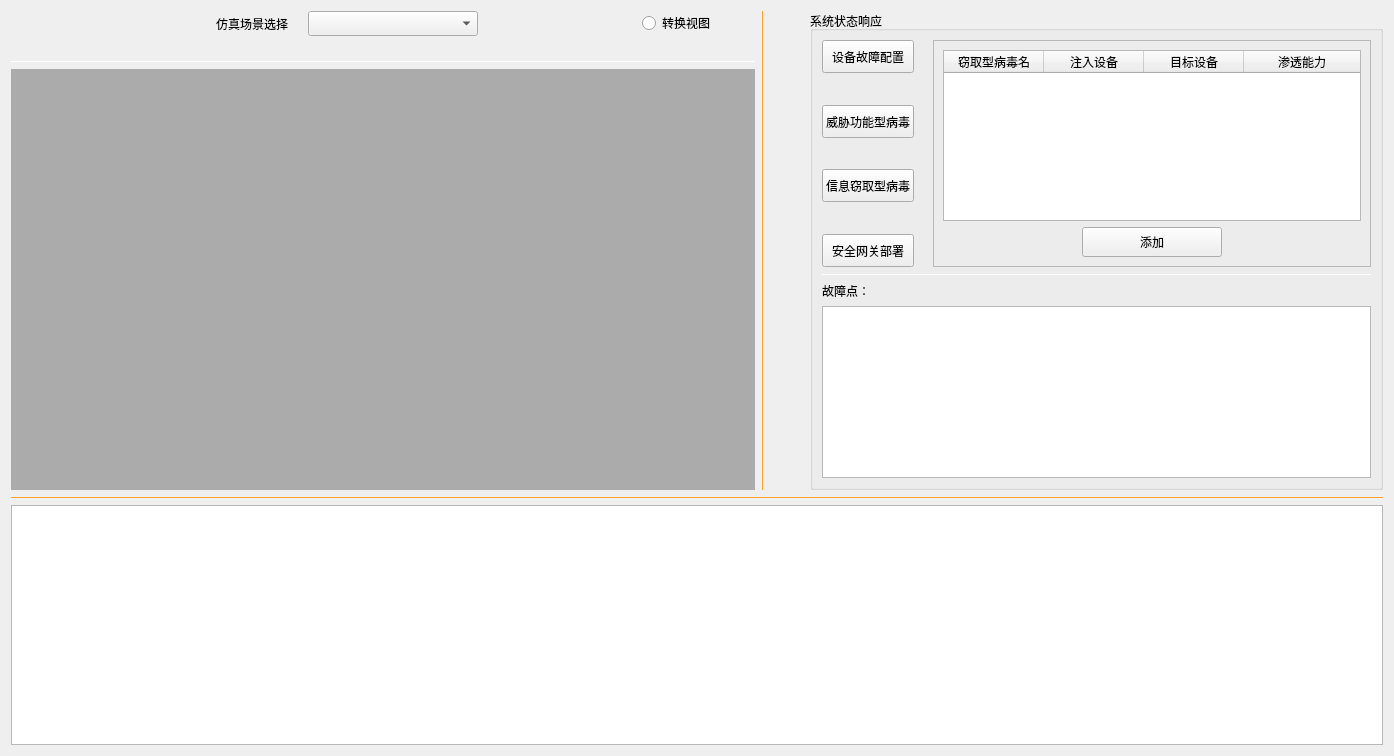
<?xml version="1.0" encoding="UTF-8"?>
<ui version="4.0">
 <class>Situation</class>
 <widget class="QWidget" name="Situation">
  <property name="geometry">
   <rect>
    <x>0</x>
    <y>0</y>
    <width>1394</width>
    <height>756</height>
   </rect>
  </property>
  <property name="windowTitle">
   <string>Form</string>
  </property>
  <layout class="QGridLayout" name="gridLayout_4">
   <item row="0" column="0">
    <layout class="QVBoxLayout" name="verticalLayout_9" stretch="8,0,4">
     <item>
      <layout class="QHBoxLayout" name="horizontalLayout_8" stretch="8,0,0,0">
       <item>
        <layout class="QVBoxLayout" name="verticalLayout_7">
         <item>
          <layout class="QVBoxLayout" name="verticalLayout_11">
           <item>
            <layout class="QHBoxLayout" name="horizontalLayout_3">
             <property name="spacing">
              <number>0</number>
             </property>
             <property name="sizeConstraint">
              <enum>QLayout::SetDefaultConstraint</enum>
             </property>
             <item>
              <spacer name="horizontalSpacer_13">
               <property name="orientation">
                <enum>Qt::Horizontal</enum>
               </property>
               <property name="sizeHint" stdset="0">
                <size>
                 <width>40</width>
                 <height>20</height>
                </size>
               </property>
              </spacer>
             </item>
             <item>
              <spacer name="horizontalSpacer_15">
               <property name="orientation">
                <enum>Qt::Horizontal</enum>
               </property>
               <property name="sizeType">
                <enum>QSizePolicy::Fixed</enum>
               </property>
               <property name="sizeHint" stdset="0">
                <size>
                 <width>40</width>
                 <height>20</height>
                </size>
               </property>
              </spacer>
             </item>
             <item>
              <widget class="QLabel" name="label">
               <property name="sizePolicy">
                <sizepolicy hsizetype="Fixed" vsizetype="Fixed">
                 <horstretch>0</horstretch>
                 <verstretch>0</verstretch>
                </sizepolicy>
               </property>
               <property name="minimumSize">
                <size>
                 <width>0</width>
                 <height>25</height>
                </size>
               </property>
               <property name="frameShadow">
                <enum>QFrame::Sunken</enum>
               </property>
               <property name="text">
                <string>仿真场景选择</string>
               </property>
              </widget>
             </item>
             <item>
              <spacer name="horizontalSpacer_16">
               <property name="orientation">
                <enum>Qt::Horizontal</enum>
               </property>
               <property name="sizeType">
                <enum>QSizePolicy::Fixed</enum>
               </property>
               <property name="sizeHint" stdset="0">
                <size>
                 <width>20</width>
                 <height>20</height>
                </size>
               </property>
              </spacer>
             </item>
             <item>
              <widget class="QComboBox" name="comboBox">
               <property name="sizePolicy">
                <sizepolicy hsizetype="Fixed" vsizetype="Fixed">
                 <horstretch>0</horstretch>
                 <verstretch>0</verstretch>
                </sizepolicy>
               </property>
               <property name="minimumSize">
                <size>
                 <width>170</width>
                 <height>25</height>
                </size>
               </property>
               <property name="maximumSize">
                <size>
                 <width>160</width>
                 <height>25</height>
                </size>
               </property>
               <property name="sizeAdjustPolicy">
                <enum>QComboBox::AdjustToContents</enum>
               </property>
              </widget>
             </item>
             <item>
              <spacer name="horizontalSpacer_14">
               <property name="orientation">
                <enum>Qt::Horizontal</enum>
               </property>
               <property name="sizeHint" stdset="0">
                <size>
                 <width>40</width>
                 <height>20</height>
                </size>
               </property>
              </spacer>
             </item>
             <item>
              <widget class="QRadioButton" name="radioButton">
               <property name="text">
                <string>转换视图</string>
               </property>
              </widget>
             </item>
             <item>
              <spacer name="horizontalSpacer_17">
               <property name="orientation">
                <enum>Qt::Horizontal</enum>
               </property>
               <property name="sizeType">
                <enum>QSizePolicy::Fixed</enum>
               </property>
               <property name="sizeHint" stdset="0">
                <size>
                 <width>40</width>
                 <height>20</height>
                </size>
               </property>
              </spacer>
             </item>
            </layout>
           </item>
           <item>
            <spacer name="verticalSpacer_7">
             <property name="orientation">
              <enum>Qt::Vertical</enum>
             </property>
             <property name="sizeType">
              <enum>QSizePolicy::Fixed</enum>
             </property>
             <property name="sizeHint" stdset="0">
              <size>
               <width>20</width>
               <height>18</height>
              </size>
             </property>
            </spacer>
           </item>
          </layout>
         </item>
         <item>
          <widget class="Line" name="line_3">
           <property name="styleSheet">
            <string notr="true">color: rgb(255, 255, 255);</string>
           </property>
           <property name="frameShadow">
            <enum>QFrame::Plain</enum>
           </property>
           <property name="orientation">
            <enum>Qt::Horizontal</enum>
           </property>
          </widget>
         </item>
         <item>
          <widget class="QLabel" name="topo_situ">
           <property name="styleSheet">
            <string notr="true">QLabel#topo_situ
{

	background-color: rgb(171, 171, 171);


}</string>
           </property>
           <property name="text">
            <string/>
           </property>
          </widget>
         </item>
        </layout>
       </item>
       <item>
        <widget class="Line" name="line">
         <property name="styleSheet">
          <string notr="true">color: rgb(255, 160, 47);</string>
         </property>
         <property name="frameShadow">
          <enum>QFrame::Plain</enum>
         </property>
         <property name="orientation">
          <enum>Qt::Vertical</enum>
         </property>
        </widget>
       </item>
       <item>
        <spacer name="horizontalSpacer_12">
         <property name="orientation">
          <enum>Qt::Horizontal</enum>
         </property>
         <property name="sizeType">
          <enum>QSizePolicy::Fixed</enum>
         </property>
         <property name="sizeHint" stdset="0">
          <size>
           <width>40</width>
           <height>20</height>
          </size>
         </property>
        </spacer>
       </item>
       <item>
        <widget class="QGroupBox" name="groupBox_2">
         <property name="title">
          <string>系统状态响应</string>
         </property>
         <layout class="QGridLayout" name="gridLayout_3">
          <item row="0" column="0">
           <layout class="QVBoxLayout" name="verticalLayout_8">
            <item>
             <layout class="QHBoxLayout" name="horizontalLayout_7">
              <item>
               <layout class="QVBoxLayout" name="verticalLayout">
                <item>
                 <widget class="QPushButton" name="choose_event1">
                  <property name="minimumSize">
                   <size>
                    <width>0</width>
                    <height>33</height>
                   </size>
                  </property>
                  <property name="mouseTracking">
                   <bool>false</bool>
                  </property>
                  <property name="text">
                   <string>设备故障配置</string>
                  </property>
                  <property name="icon">
                   <iconset resource="../file.qrc">
                    <normaloff>:/png/rc/button/1 (16).png</normaloff>:/png/rc/button/1 (16).png</iconset>
                  </property>
                 </widget>
                </item>
                <item>
                 <spacer name="verticalSpacer">
                  <property name="orientation">
                   <enum>Qt::Vertical</enum>
                  </property>
                  <property name="sizeHint" stdset="0">
                   <size>
                    <width>20</width>
                    <height>13</height>
                   </size>
                  </property>
                 </spacer>
                </item>
                <item>
                 <widget class="QPushButton" name="choose_event2">
                  <property name="minimumSize">
                   <size>
                    <width>0</width>
                    <height>33</height>
                   </size>
                  </property>
                  <property name="text">
                   <string>威胁功能型病毒</string>
                  </property>
                  <property name="icon">
                   <iconset resource="../file.qrc">
                    <normaloff>:/png/rc/button/1 (3).png</normaloff>:/png/rc/button/1 (3).png</iconset>
                  </property>
                 </widget>
                </item>
                <item>
                 <spacer name="verticalSpacer_2">
                  <property name="orientation">
                   <enum>Qt::Vertical</enum>
                  </property>
                  <property name="sizeHint" stdset="0">
                   <size>
                    <width>20</width>
                    <height>13</height>
                   </size>
                  </property>
                 </spacer>
                </item>
                <item>
                 <widget class="QPushButton" name="choose_event3">
                  <property name="minimumSize">
                   <size>
                    <width>0</width>
                    <height>33</height>
                   </size>
                  </property>
                  <property name="text">
                   <string>信息窃取型病毒</string>
                  </property>
                  <property name="icon">
                   <iconset resource="../file.qrc">
                    <normaloff>:/png/rc/button/1 (9).png</normaloff>:/png/rc/button/1 (9).png</iconset>
                  </property>
                 </widget>
                </item>
                <item>
                 <spacer name="verticalSpacer_3">
                  <property name="orientation">
                   <enum>Qt::Vertical</enum>
                  </property>
                  <property name="sizeHint" stdset="0">
                   <size>
                    <width>20</width>
                    <height>13</height>
                   </size>
                  </property>
                 </spacer>
                </item>
                <item>
                 <widget class="QPushButton" name="choose_event4">
                  <property name="minimumSize">
                   <size>
                    <width>0</width>
                    <height>33</height>
                   </size>
                  </property>
                  <property name="text">
                   <string>安全网关部署</string>
                  </property>
                  <property name="icon">
                   <iconset resource="../file.qrc">
                    <normaloff>:/png/rc/button/1 (18).png</normaloff>:/png/rc/button/1 (18).png</iconset>
                  </property>
                 </widget>
                </item>
               </layout>
              </item>
              <item>
               <spacer name="horizontalSpacer_11">
                <property name="orientation">
                 <enum>Qt::Horizontal</enum>
                </property>
                <property name="sizeType">
                 <enum>QSizePolicy::Fixed</enum>
                </property>
                <property name="sizeHint" stdset="0">
                 <size>
                  <width>13</width>
                  <height>20</height>
                 </size>
                </property>
               </spacer>
              </item>
              <item>
               <widget class="QStackedWidget" name="stackedWidget">
                <property name="frameShape">
                 <enum>QFrame::StyledPanel</enum>
                </property>
                <property name="currentIndex">
                 <number>2</number>
                </property>
                <widget class="QWidget" name="page">
                 <layout class="QGridLayout" name="gridLayout_7">
                  <item row="1" column="0">
                   <layout class="QHBoxLayout" name="horizontalLayout">
                    <item>
                     <spacer name="horizontalSpacer">
                      <property name="orientation">
                       <enum>Qt::Horizontal</enum>
                      </property>
                      <property name="sizeHint" stdset="0">
                       <size>
                        <width>58</width>
                        <height>20</height>
                       </size>
                      </property>
                     </spacer>
                    </item>
                    <item>
                     <widget class="QComboBox" name="device_list">
                      <property name="minimumSize">
                       <size>
                        <width>120</width>
                        <height>20</height>
                       </size>
                      </property>
                     </widget>
                    </item>
                    <item>
                     <spacer name="horizontalSpacer_3">
                      <property name="orientation">
                       <enum>Qt::Horizontal</enum>
                      </property>
                      <property name="sizeHint" stdset="0">
                       <size>
                        <width>28</width>
                        <height>20</height>
                       </size>
                      </property>
                     </spacer>
                    </item>
                    <item>
                     <layout class="QVBoxLayout" name="verticalLayout_2">
                      <item>
                       <layout class="QHBoxLayout" name="horizontalLayout_2">
                        <item>
                         <spacer name="horizontalSpacer_2">
                          <property name="orientation">
                           <enum>Qt::Horizontal</enum>
                          </property>
                          <property name="sizeHint" stdset="0">
                           <size>
                            <width>58</width>
                            <height>20</height>
                           </size>
                          </property>
                         </spacer>
                        </item>
                        <item>
                         <widget class="QPushButton" name="pb_additem1">
                          <property name="minimumSize">
                           <size>
                            <width>120</width>
                            <height>20</height>
                           </size>
                          </property>
                          <property name="text">
                           <string>添加</string>
                          </property>
                          <property name="icon">
                           <iconset resource="../file.qrc">
                            <normaloff>:/png/rc/button/1 (13).png</normaloff>:/png/rc/button/1 (13).png</iconset>
                          </property>
                         </widget>
                        </item>
                        <item>
                         <spacer name="horizontalSpacer_4">
                          <property name="orientation">
                           <enum>Qt::Horizontal</enum>
                          </property>
                          <property name="sizeHint" stdset="0">
                           <size>
                            <width>28</width>
                            <height>20</height>
                           </size>
                          </property>
                         </spacer>
                        </item>
                       </layout>
                      </item>
                     </layout>
                    </item>
                   </layout>
                  </item>
                  <item row="0" column="0">
                   <layout class="QGridLayout" name="gridLayout_2">
                    <item row="0" column="0">
                     <widget class="QListWidget" name="falut_device_list"/>
                    </item>
                   </layout>
                  </item>
                 </layout>
                </widget>
                <widget class="QWidget" name="page_2">
                 <layout class="QGridLayout" name="gridLayout">
                  <item row="0" column="0">
                   <layout class="QVBoxLayout" name="verticalLayout_3">
                    <item>
                     <widget class="QTableWidget" name="tableWidget_2">
                      <attribute name="horizontalHeaderCascadingSectionResizes">
                       <bool>true</bool>
                      </attribute>
                      <attribute name="horizontalHeaderStretchLastSection">
                       <bool>true</bool>
                      </attribute>
                      <attribute name="verticalHeaderVisible">
                       <bool>false</bool>
                      </attribute>
                      <attribute name="verticalHeaderCascadingSectionResizes">
                       <bool>false</bool>
                      </attribute>
                      <attribute name="verticalHeaderStretchLastSection">
                       <bool>false</bool>
                      </attribute>
                      <column>
                       <property name="text">
                        <string>威胁型病毒名</string>
                       </property>
                      </column>
                      <column>
                       <property name="text">
                        <string>注入设备</string>
                       </property>
                      </column>
                      <column>
                       <property name="text">
                        <string>目标设备</string>
                       </property>
                      </column>
                      <column>
                       <property name="text">
                        <string>渗透能力</string>
                       </property>
                      </column>
                     </widget>
                    </item>
                    <item>
                     <layout class="QHBoxLayout" name="horizontalLayout_4">
                      <item>
                       <spacer name="horizontalSpacer_5">
                        <property name="orientation">
                         <enum>Qt::Horizontal</enum>
                        </property>
                        <property name="sizeHint" stdset="0">
                         <size>
                          <width>128</width>
                          <height>20</height>
                         </size>
                        </property>
                       </spacer>
                      </item>
                      <item>
                       <widget class="QPushButton" name="pb_additem2">
                        <property name="sizePolicy">
                         <sizepolicy hsizetype="Fixed" vsizetype="Fixed">
                          <horstretch>0</horstretch>
                          <verstretch>0</verstretch>
                         </sizepolicy>
                        </property>
                        <property name="minimumSize">
                         <size>
                          <width>140</width>
                          <height>30</height>
                         </size>
                        </property>
                        <property name="text">
                         <string>添加</string>
                        </property>
                        <property name="icon">
                         <iconset resource="../file.qrc">
                          <normaloff>:/png/rc/button/1 (13).png</normaloff>:/png/rc/button/1 (13).png</iconset>
                        </property>
                       </widget>
                      </item>
                      <item>
                       <spacer name="horizontalSpacer_6">
                        <property name="orientation">
                         <enum>Qt::Horizontal</enum>
                        </property>
                        <property name="sizeHint" stdset="0">
                         <size>
                          <width>128</width>
                          <height>20</height>
                         </size>
                        </property>
                       </spacer>
                      </item>
                     </layout>
                    </item>
                   </layout>
                  </item>
                 </layout>
                </widget>
                <widget class="QWidget" name="page_3">
                 <layout class="QGridLayout" name="gridLayout_5">
                  <item row="0" column="0">
                   <layout class="QVBoxLayout" name="verticalLayout_4">
                    <item>
                     <widget class="QTableWidget" name="tableWidget_3">
                      <attribute name="horizontalHeaderCascadingSectionResizes">
                       <bool>true</bool>
                      </attribute>
                      <attribute name="horizontalHeaderStretchLastSection">
                       <bool>true</bool>
                      </attribute>
                      <attribute name="verticalHeaderVisible">
                       <bool>false</bool>
                      </attribute>
                      <column>
                       <property name="text">
                        <string>窃取型病毒名</string>
                       </property>
                      </column>
                      <column>
                       <property name="text">
                        <string>注入设备</string>
                       </property>
                      </column>
                      <column>
                       <property name="text">
                        <string>目标设备</string>
                       </property>
                      </column>
                      <column>
                       <property name="text">
                        <string>渗透能力</string>
                       </property>
                      </column>
                     </widget>
                    </item>
                    <item>
                     <layout class="QHBoxLayout" name="horizontalLayout_5">
                      <item>
                       <spacer name="horizontalSpacer_7">
                        <property name="orientation">
                         <enum>Qt::Horizontal</enum>
                        </property>
                        <property name="sizeHint" stdset="0">
                         <size>
                          <width>40</width>
                          <height>20</height>
                         </size>
                        </property>
                       </spacer>
                      </item>
                      <item>
                       <widget class="QPushButton" name="pb_additem3">
                        <property name="sizePolicy">
                         <sizepolicy hsizetype="Fixed" vsizetype="Fixed">
                          <horstretch>0</horstretch>
                          <verstretch>0</verstretch>
                         </sizepolicy>
                        </property>
                        <property name="minimumSize">
                         <size>
                          <width>140</width>
                          <height>30</height>
                         </size>
                        </property>
                        <property name="text">
                         <string>添加</string>
                        </property>
                        <property name="icon">
                         <iconset resource="../file.qrc">
                          <normaloff>:/png/rc/button/1 (13).png</normaloff>:/png/rc/button/1 (13).png</iconset>
                        </property>
                       </widget>
                      </item>
                      <item>
                       <spacer name="horizontalSpacer_8">
                        <property name="orientation">
                         <enum>Qt::Horizontal</enum>
                        </property>
                        <property name="sizeHint" stdset="0">
                         <size>
                          <width>40</width>
                          <height>20</height>
                         </size>
                        </property>
                       </spacer>
                      </item>
                     </layout>
                    </item>
                   </layout>
                  </item>
                 </layout>
                </widget>
                <widget class="QWidget" name="page_4">
                 <layout class="QGridLayout" name="gridLayout_6">
                  <item row="0" column="0">
                   <layout class="QVBoxLayout" name="verticalLayout_5">
                    <item>
                     <widget class="QTableWidget" name="tableWidget_4">
                      <property name="contextMenuPolicy">
                       <enum>Qt::NoContextMenu</enum>
                      </property>
                      <attribute name="horizontalHeaderCascadingSectionResizes">
                       <bool>true</bool>
                      </attribute>
                      <attribute name="horizontalHeaderStretchLastSection">
                       <bool>true</bool>
                      </attribute>
                      <attribute name="verticalHeaderVisible">
                       <bool>false</bool>
                      </attribute>
                      <column>
                       <property name="text">
                        <string>正方向设备</string>
                       </property>
                      </column>
                      <column>
                       <property name="text">
                        <string>反方向设备</string>
                       </property>
                      </column>
                      <column>
                       <property name="text">
                        <string>是否双向控制</string>
                       </property>
                      </column>
                      <column>
                       <property name="text">
                        <string>扩展属性</string>
                       </property>
                      </column>
                     </widget>
                    </item>
                    <item>
                     <layout class="QHBoxLayout" name="horizontalLayout_6">
                      <item>
                       <spacer name="horizontalSpacer_9">
                        <property name="orientation">
                         <enum>Qt::Horizontal</enum>
                        </property>
                        <property name="sizeHint" stdset="0">
                         <size>
                          <width>40</width>
                          <height>20</height>
                         </size>
                        </property>
                       </spacer>
                      </item>
                      <item>
                       <widget class="QPushButton" name="pb_additem4">
                        <property name="sizePolicy">
                         <sizepolicy hsizetype="Fixed" vsizetype="Fixed">
                          <horstretch>0</horstretch>
                          <verstretch>0</verstretch>
                         </sizepolicy>
                        </property>
                        <property name="minimumSize">
                         <size>
                          <width>140</width>
                          <height>30</height>
                         </size>
                        </property>
                        <property name="maximumSize">
                         <size>
                          <width>140</width>
                          <height>30</height>
                         </size>
                        </property>
                        <property name="text">
                         <string>添加</string>
                        </property>
                        <property name="icon">
                         <iconset resource="../file.qrc">
                          <normaloff>:/png/rc/button/1 (13).png</normaloff>:/png/rc/button/1 (13).png</iconset>
                        </property>
                       </widget>
                      </item>
                      <item>
                       <spacer name="horizontalSpacer_10">
                        <property name="orientation">
                         <enum>Qt::Horizontal</enum>
                        </property>
                        <property name="sizeHint" stdset="0">
                         <size>
                          <width>40</width>
                          <height>20</height>
                         </size>
                        </property>
                       </spacer>
                      </item>
                     </layout>
                    </item>
                   </layout>
                  </item>
                 </layout>
                </widget>
               </widget>
              </item>
             </layout>
            </item>
            <item>
             <widget class="Line" name="line_2">
              <property name="styleSheet">
               <string notr="true">color: rgb(255, 255, 255);</string>
              </property>
              <property name="frameShadow">
               <enum>QFrame::Plain</enum>
              </property>
              <property name="orientation">
               <enum>Qt::Horizontal</enum>
              </property>
             </widget>
            </item>
            <item>
             <layout class="QVBoxLayout" name="verticalLayout_6">
              <item>
               <widget class="QLabel" name="label_5">
                <property name="text">
                 <string>故障点：</string>
                </property>
               </widget>
              </item>
              <item>
               <widget class="QListWidget" name="listWidget">
                <property name="font">
                 <font>
                  <family>Microsoft Yi Baiti</family>
                 </font>
                </property>
                <property name="contextMenuPolicy">
                 <enum>Qt::NoContextMenu</enum>
                </property>
                <property name="defaultDropAction">
                 <enum>Qt::IgnoreAction</enum>
                </property>
               </widget>
              </item>
             </layout>
            </item>
           </layout>
          </item>
         </layout>
        </widget>
       </item>
      </layout>
     </item>
     <item>
      <widget class="Line" name="line_4">
       <property name="styleSheet">
        <string notr="true">color: rgb(255, 160, 47);</string>
       </property>
       <property name="frameShadow">
        <enum>QFrame::Plain</enum>
       </property>
       <property name="orientation">
        <enum>Qt::Horizontal</enum>
       </property>
      </widget>
     </item>
     <item>
      <widget class="QtCharts::QChartView" name="barChart"/>
     </item>
    </layout>
   </item>
  </layout>
  <zorder></zorder>
 </widget>
 <customwidgets>
  <customwidget>
   <class>QtCharts::QChartView</class>
   <extends>QGraphicsView</extends>
   <header location="global">qchartview.h</header>
  </customwidget>
 </customwidgets>
 <resources>
  <include location="../file.qrc"/>
 </resources>
 <connections/>
</ui>
